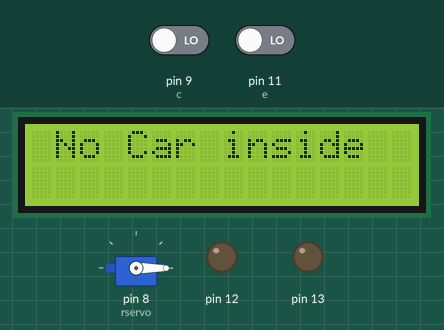
Bench run of a sketch on a simulated Arduino Uno, built with avr-gcc and run on an emulated ATmega328P. Shown: 16×2 character LCD, servo, output pins drawn as LEDs (lit = HIGH). The test bench sets the inputs (shaded band); at power-on: pin 9 (c) LOW, pin 11 (e) LOW. What the sketch prints to the serial monitor is not drawn.

Above: at 1.2 s.
1.3 s: pin 9 (c) driven HIGH
At 6.3 s:
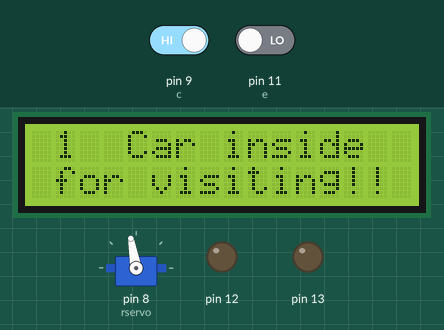
9.5 s: pin 9 (c) driven LOW
At 10.9 s:
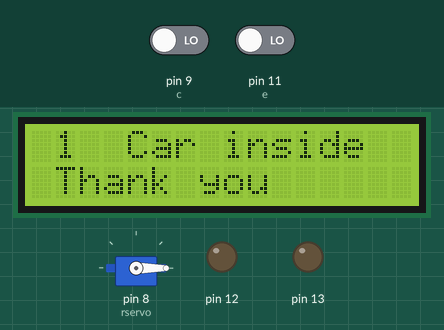
15.9 s: pin 9 (c) driven HIGH
At 21.5 s:
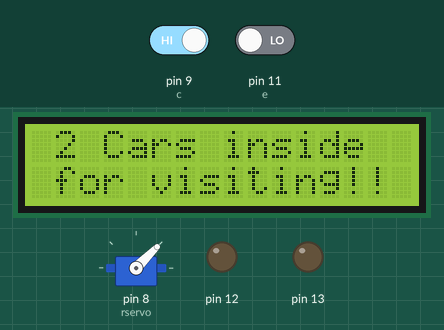
24.1 s: pin 9 (c) driven LOW and pin 11 (e) driven HIGH
At 26.3 s:
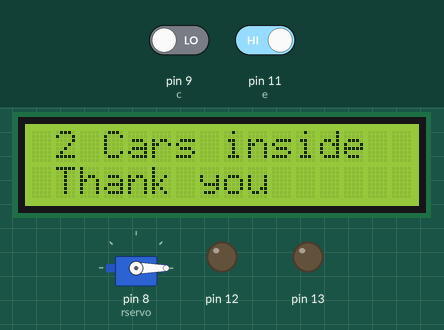
34.6 s: pin 11 (e) driven LOW
At 37.3 s:
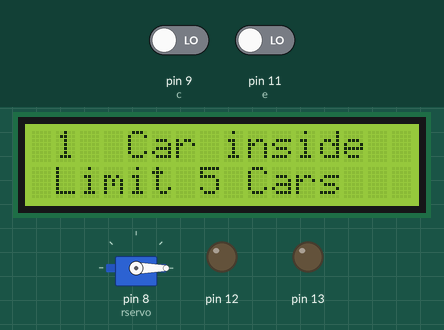
39.1 s: pin 11 (e) driven HIGH
At 42.2 s:
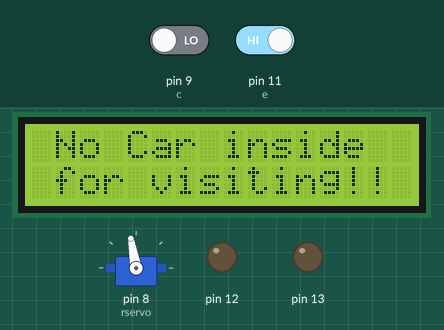
Timing chart, 0 to 59.8 s (numbered marks = the images above; inputs shaded):
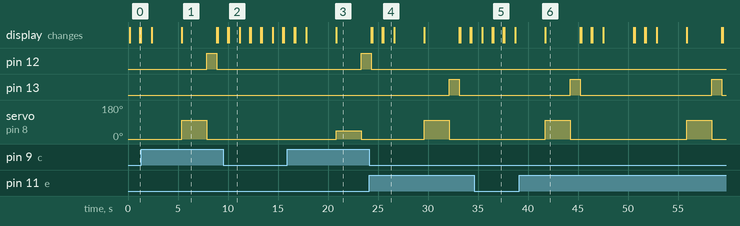

Measured:
- after the input at 1.3 s, pin 12: LOW → HIGH after 6.6 s, → LOW 1.0 s later; servo on pin 8 (rservo): 0° → 100° after 4.1 s, → 0° 2.5 s later
- after the input at 9.5 s, servo on pin 8 (rservo): stays 0° (without the input it goes to 45° after 4.7 s)
- after the input at 15.9 s, pin 12: LOW → HIGH after 7.4 s; servo on pin 8 (rservo): 0° → 45° after 4.9 s, → 0° 2.5 s later
- after the input at 24.1 s, pin 12: goes on until 24.3 s, then stays LOW; pin 13: LOW → HIGH after 8.0 s, → LOW 1.0 s later
- after the input at 34.6 s, servo on pin 8 (rservo): stays 0° (without the input it goes to 100° after 3.8 s); the display: first differs from a run without the input after 1.8 s (image 5 shows a later state)
- after the input at 39.1 s, pin 13: alternates HIGH for 1.0 s and LOW for 13.1 s, starting after 5.1 s; servo on pin 8 (rservo): alternates 100° for 2.5 s and 0° for 11.6 s, starting after 2.6 s; the display: changes after 2.6 s (image 6)
- what the display in image 1 shows lasts 3.5 s, from 5.4 s to 8.9 s

The sketch:

automated_gate1.ino
```cpp
#include <LiquidCrystal.h>
LiquidCrystal lcd(7, 6, 5, 4, 3, 2);
#include <Servo.h>
Servo rservo;
int a=0;
int b=0;
int c=9;
int d=0;
int e=11;
int f=0;
void setup()
{
  lcd.begin(16, 2);
  Serial.begin(9600);
  rservo.attach(8);
  pinMode(13, OUTPUT);
  pinMode(9, INPUT);
  pinMode(12, OUTPUT);
  pinMode(11, INPUT);
}

void loop()
{
 d=digitalRead(c);
 f=digitalRead(e);
if(d==1)
{
 f==0;
 delay(2000);

}
 else if(f==1)
{
 d==0;
 delay(2000);

}
  if(a==0)
{
 lcd.setCursor(1,0);
 lcd.print("No Car inside");
 rservo.write(0);
 a=1;
 b=0;
}
 else if((d==1)&&(a==1))
{
 lcd.setCursor(1,0);
 lcd.print("1  Car");
 rservo.write(100);
 delay(2500);
 rservo.write(0);
 digitalWrite(12, HIGH);
 delay(1000);
 digitalWrite(12, LOW);
 a=2;
 b=4;
}
 else if((d==1)&&(a==2))
{
 lcd.setCursor(1,0);
 lcd.print("2 Cars");
 rservo.write(45);
 delay(2500);
 rservo.write(0);
 digitalWrite(12, HIGH);
 delay(1000);
 digitalWrite(12, LOW);
 a=3;
 b=3;
}
else if((d==1)&&(a==3))
{
 lcd.setCursor(1,0);
 lcd.print("3 Cars");
 rservo.write(100);
 delay(2500);
 rservo.write(0);
 digitalWrite(12, HIGH);
 delay(1000);
 digitalWrite(12, LOW);
 a=4;
 b=2;
}
 else if((d==1)&&(a==4))
{
 lcd.setCursor(1,0);
 lcd.print("4 Cars");
 rservo.write(100);
 delay(2500);
 rservo.write(0);
 digitalWrite(12, HIGH);
 delay(1000);
 digitalWrite(12, LOW);
 a=5;
 b=1;
}
 else if((d==1)&&(a==5))
{
 digitalWrite(12, HIGH);
 delay(1000);
 digitalWrite(12, LOW);
 lcd.setCursor(1,0);
 lcd.print("5 Cars");
 delay(2500);
 rservo.write(100);
 delay(2500);
 rservo.write(0);
 lcd.setCursor(1,0);
 a=6;
 b=0;
}
else if((d==1)&&(a==6))
{
 rservo.write(0);
 lcd.setCursor(1,0);
 lcd.print("Full Capacity");
 delay(2500);
 lcd.setCursor(1,0);
 lcd.print("                 ");
 delay(2500);
 digitalWrite(12, HIGH);
 delay(1000);
 digitalWrite(12, LOW);
  lcd.print("Full Capacity");
 delay(2500);
 lcd.setCursor(1,0);
 lcd.print("                 ");
 delay(2500);
}
 else if((f==1)&&(b==0))
{
 lcd.setCursor(1,0);
 lcd.print("                 ");
 lcd.setCursor(1,0);
 lcd.print("4 Cars");
 rservo.write(100);
 delay(2500);
 rservo.write(0);
 digitalWrite(13, HIGH);
 delay(1000);
 digitalWrite(13, LOW);
 b=1;
 a=4;
}
 else if((f==1)&&(b==1))
{
 lcd.setCursor(1,0);
 lcd.print("3 Cars");
 rservo.write(100);
 delay(2500);
 rservo.write(0);
 digitalWrite(13, HIGH);
 delay(1000);
 digitalWrite(13, LOW);
 b=2;
 a=3;
}
else if((f==1)&&(b==2))
{
 lcd.setCursor(1,0);
 lcd.print("2 Cars");
 rservo.write(100);
 delay(2500);
 rservo.write(0);
 digitalWrite(13, HIGH);
 delay(1000);
 digitalWrite(13, LOW);
 b=3;
 a=2;
}
 else if((f==1)&&(b==3))
{
 lcd.setCursor(1,0);
 lcd.print("1  Car");
 rservo.write(100);
 delay(2500);
 rservo.write(0);
 digitalWrite(13, HIGH);
 delay(1000);
 digitalWrite(13, LOW);
 b=4;
 a=1;
}
 else if((f==1)&&(b==4))
{
 lcd.setCursor(1,0);
 lcd.print("No Car inside");
 rservo.write(100);
 delay(2500);
 rservo.write(0);
 digitalWrite(13, HIGH);
 delay(1000);
 digitalWrite(13, LOW);
 b=5;
 a=0;
}
else if((f==1)&&(b==5))
{
 rservo.write(0);
 digitalWrite(13, HIGH);
}
  digitalWrite(12, LOW);
  digitalWrite(13, LOW);
  //Serial.print(a);
  //Serial.print(b);
  //Serial.print(c);
  Serial.print(d);
  //Serial.print(e);
  Serial.print(f);
  //Serial.print(10);

  lcd.setCursor(1,1);
  lcd.print("                ");
  delay(100);
  lcd.setCursor(1,1);
  lcd.print("Limit 5 Cars");
  delay(1000);
  lcd.setCursor(1,1);
  lcd.print("                ");
  delay(100);
  lcd.setCursor(1,1);
  lcd.print("Thank you");
  delay(1000);
  lcd.setCursor(1,1);
  lcd.print("");
  delay(100);
  lcd.setCursor(1,1);
  lcd.print("for visiting!!");
  delay(1000);
}
```
